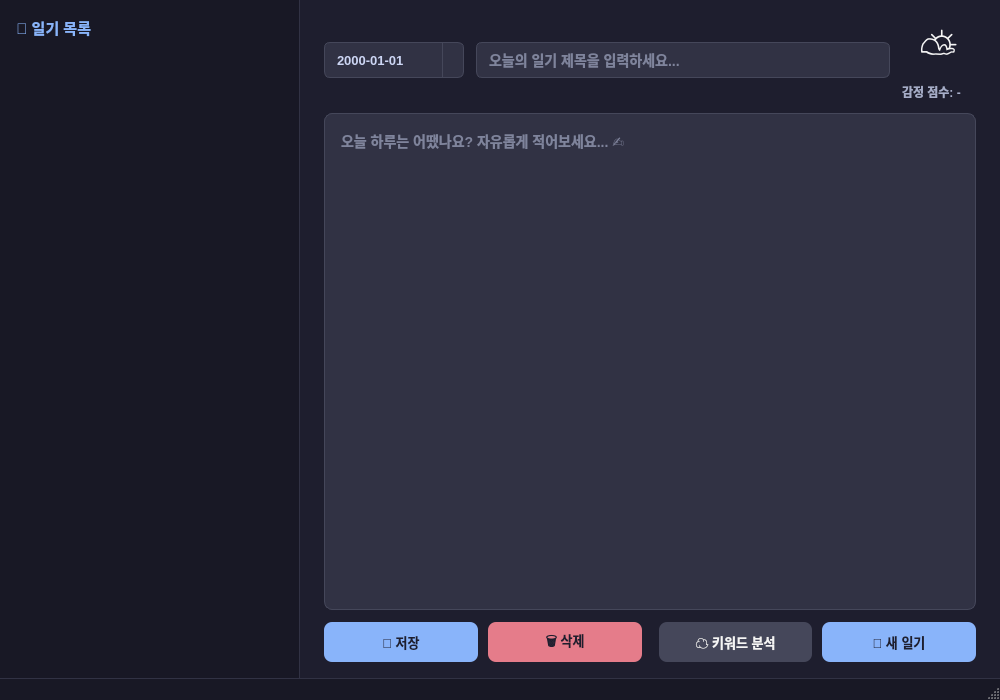
<?xml version="1.0" encoding="UTF-8"?>
<ui version="4.0">
 <class>MainWindow</class>
 <widget class="QMainWindow" name="MainWindow">
  <property name="geometry">
   <rect>
    <x>0</x>
    <y>0</y>
    <width>1000</width>
    <height>700</height>
   </rect>
  </property>
  <property name="windowTitle">
   <string>🌤️ 감정 일기장 — Emotion Diary</string>
  </property>
  <property name="styleSheet">
   <string notr="true">
    QMainWindow {
      background-color: #1e1e2e;
    }
    QWidget {
      color: #f5f5f5;
      font-family: "Pretendard", "Noto Sans KR", "Malgun Gothic", "-apple-system", sans-serif;
      font-size: 13px;
      font-weight: 500;
    }
    QFrame#leftPanel {
      background-color: #181825;
      border-right: 1px solid #313244;
      border-radius: 0px;
    }
    QFrame#rightPanel {
      background-color: #1e1e2e;
    }
    QLabel#panelTitle {
      color: #89b4fa;
      font-size: 15px;
      font-weight: bold;
      padding: 8px 4px;
    }
    QListWidget {
      background-color: #181825;
      border: none;
      color: #cdd6f4;
      font-size: 13px;
      outline: none;
    }
    QListWidget::item {
      padding: 10px 12px;
      border-bottom: 1px solid #313244;
    }
    QListWidget::item:selected {
      background-color: #313244;
      color: #89b4fa;
    }
    QListWidget::item:hover {
      background-color: #28283d;
    }
    QDateEdit {
      background-color: #313244;
      border: 1px solid #45475a;
      border-radius: 6px;
      padding: 6px 10px;
      color: #cdd6f4;
      font-size: 13px;
    }
    QDateEdit::drop-down {
      subcontrol-origin: padding;
      subcontrol-position: right center;
      width: 20px;
      border-left: 1px solid #45475a;
    }
    QLineEdit {
      background-color: #313244;
      border: 1px solid #45475a;
      border-radius: 6px;
      padding: 6px 10px;
      color: #cdd6f4;
      font-size: 14px;
    }
    QLineEdit:focus {
      border: 1px solid #89b4fa;
    }
    QTextEdit {
      background-color: #313244;
      border: 1px solid #45475a;
      border-radius: 8px;
      padding: 12px;
      color: #cdd6f4;
      font-size: 14px;
      line-height: 1.6;
    }
    QTextEdit:focus {
      border: 1px solid #89b4fa;
    }
    QPushButton {
      background-color: #89b4fa;
      color: #1e1e2e;
      border: none;
      border-radius: 8px;
      padding: 10px 20px;
      font-size: 13px;
      font-weight: bold;
    }
    QPushButton:hover {
      background-color: #74c7ec;
    }
    QPushButton:pressed {
      background-color: #585b70;
      color: #cdd6f4;
    }
    /* 7-9-3: 메인(저장/새 일기 - 파랑, 위 QPushButton 기본값) / 서브(키워드 분석·비밀일기 관련 -
       톤다운된 회색조) / 경고(삭제 - 차분한 빨강) 3색 팔레트로 정리 */
    QPushButton#deleteButton {
      background-color: #e57c8a;
    }
    QPushButton#deleteButton:hover {
      background-color: #ec94a0;
    }
    QPushButton#mindmapButton,
    QPushButton#secretDiaryButton,
    QPushButton#backToCalendarButton {
      background-color: #45475a;
      color: #f5f5f5;
    }
    QPushButton#mindmapButton:hover,
    QPushButton#secretDiaryButton:hover,
    QPushButton#backToCalendarButton:hover {
      background-color: #585b70;
    }
    QLabel#weatherLabel {
      font-size: 48px;
      padding: 4px;
      qproperty-alignment: AlignCenter;
    }
    QLabel#scoreLabel {
      color: #a6adc8;
      font-size: 12px;
      qproperty-alignment: AlignCenter;
    }
    QLabel#statusLabel {
      color: #6c7086;
      font-size: 11px;
      padding: 4px 8px;
    }
   </string>
  </property>
  <widget class="QWidget" name="centralwidget">
   <layout class="QHBoxLayout" name="mainLayout">
    <property name="spacing">
     <number>0</number>
    </property>
    <property name="leftMargin">
     <number>0</number>
    </property>
    <property name="topMargin">
     <number>0</number>
    </property>
    <property name="rightMargin">
     <number>0</number>
    </property>
    <property name="bottomMargin">
     <number>0</number>
    </property>
    <!-- ===== 왼쪽 패널: 일기 목록 ===== -->
    <item>
     <widget class="QFrame" name="leftPanel">
      <property name="minimumSize">
       <size>
        <width>260</width>
        <height>0</height>
       </size>
      </property>
      <property name="maximumSize">
       <size>
        <width>300</width>
        <height>16777215</height>
       </size>
      </property>
      <property name="frameShape">
       <enum>QFrame::NoFrame</enum>
      </property>
      <layout class="QVBoxLayout" name="leftLayout">
       <property name="spacing">
        <number>4</number>
       </property>
       <property name="leftMargin">
        <number>0</number>
       </property>
       <property name="topMargin">
        <number>8</number>
       </property>
       <property name="rightMargin">
        <number>0</number>
       </property>
       <property name="bottomMargin">
        <number>0</number>
       </property>
       <item>
        <widget class="QLabel" name="panelTitle">
         <property name="text">
          <string>  📔 일기 목록</string>
         </property>
        </widget>
       </item>
       <item>
        <widget class="QListWidget" name="diaryListWidget"/>
       </item>
      </layout>
     </widget>
    </item>
    <!-- ===== 오른쪽 패널: 일기 작성 ===== -->
    <item>
     <widget class="QFrame" name="rightPanel">
      <property name="frameShape">
       <enum>QFrame::NoFrame</enum>
      </property>
      <layout class="QVBoxLayout" name="rightLayout">
       <property name="spacing">
        <number>12</number>
       </property>
       <property name="leftMargin">
        <number>24</number>
       </property>
       <property name="topMargin">
        <number>20</number>
       </property>
       <property name="rightMargin">
        <number>24</number>
       </property>
       <property name="bottomMargin">
        <number>16</number>
       </property>
       <!-- 상단: 날짜 + 제목 + 날씨 -->
       <item>
        <layout class="QHBoxLayout" name="headerLayout">
         <property name="spacing">
          <number>12</number>
         </property>
         <item>
          <widget class="QDateEdit" name="dateEdit">
           <property name="minimumSize">
            <size>
             <width>140</width>
             <height>36</height>
            </size>
           </property>
           <property name="calendarPopup">
            <bool>true</bool>
           </property>
           <property name="displayFormat">
            <string>yyyy-MM-dd</string>
           </property>
          </widget>
         </item>
         <item>
          <widget class="QLineEdit" name="titleEdit">
           <property name="minimumSize">
            <size>
             <width>0</width>
             <height>36</height>
            </size>
           </property>
           <property name="placeholderText">
            <string>오늘의 일기 제목을 입력하세요...</string>
           </property>
          </widget>
         </item>
         <item>
          <layout class="QVBoxLayout" name="weatherLayout">
           <property name="spacing">
            <number>0</number>
           </property>
           <item>
            <widget class="QLabel" name="weatherLabel">
             <property name="minimumSize">
              <size>
               <width>64</width>
               <height>52</height>
              </size>
             </property>
             <property name="text">
              <string>⛅</string>
             </property>
            </widget>
           </item>
           <item>
            <widget class="QLabel" name="scoreLabel">
             <property name="text">
              <string>감정 점수: -</string>
             </property>
            </widget>
           </item>
          </layout>
         </item>
        </layout>
       </item>
       <!-- 중앙: 일기 내용 입력 -->
       <item>
        <widget class="QTextEdit" name="contentEdit">
         <property name="placeholderText">
          <string>오늘 하루는 어땠나요? 자유롭게 적어보세요... ✍️</string>
         </property>
        </widget>
       </item>
       <!-- 하단: 버튼 영역 -->
       <item>
        <layout class="QHBoxLayout" name="buttonLayout">
         <property name="spacing">
          <number>10</number>
         </property>
         <item>
          <widget class="QPushButton" name="saveButton">
           <property name="minimumSize">
            <size>
             <width>0</width>
             <height>40</height>
            </size>
           </property>
           <property name="text">
            <string>💾 저장</string>
           </property>
          </widget>
         </item>
         <item>
          <widget class="QPushButton" name="deleteButton">
           <property name="minimumSize">
            <size>
             <width>0</width>
             <height>40</height>
            </size>
           </property>
           <property name="text">
            <string>🗑️ 삭제</string>
           </property>
          </widget>
         </item>
         <item>
          <spacer name="buttonSpacer">
           <property name="orientation">
            <enum>Qt::Horizontal</enum>
           </property>
          </spacer>
         </item>
         <item>
          <widget class="QPushButton" name="mindmapButton">
           <property name="minimumSize">
            <size>
             <width>0</width>
             <height>40</height>
            </size>
           </property>
           <property name="text">
            <string>☁️ 키워드 분석</string>
           </property>
          </widget>
         </item>
         <item>
          <widget class="QPushButton" name="newButton">
           <property name="minimumSize">
            <size>
             <width>0</width>
             <height>40</height>
            </size>
           </property>
           <property name="text">
            <string>📝 새 일기</string>
           </property>
          </widget>
         </item>
        </layout>
       </item>
      </layout>
     </widget>
    </item>
   </layout>
  </widget>
  <!-- 상태바 -->
  <widget class="QStatusBar" name="statusbar">
   <property name="styleSheet">
    <string notr="true">
     QStatusBar {
       background-color: #181825;
       color: #6c7086;
       border-top: 1px solid #313244;
       font-size: 11px;
       padding: 2px 8px;
     }
    </string>
   </property>
  </widget>
 </widget>
 <resources/>
 <connections/>
</ui>
